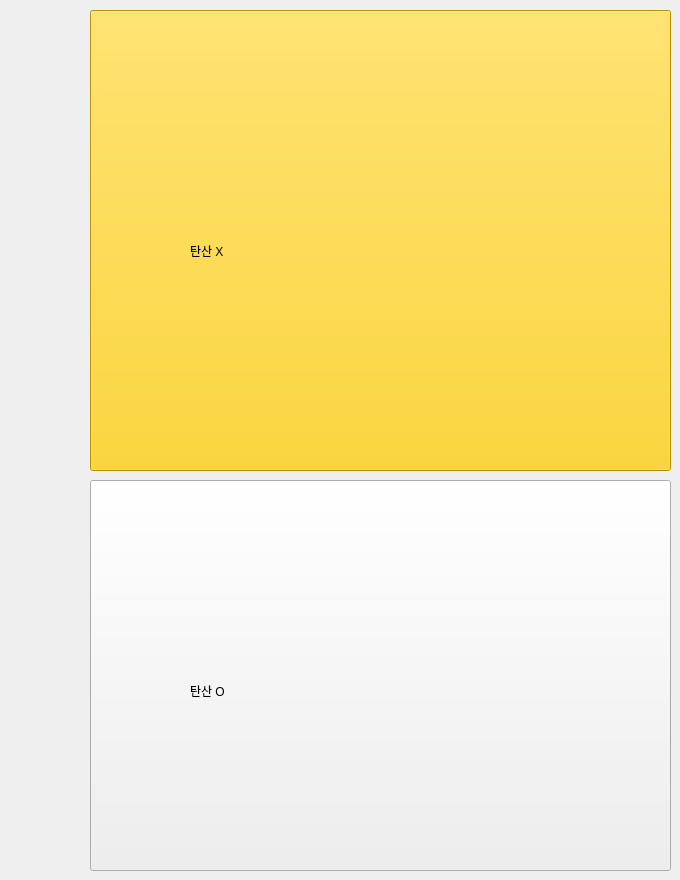
      <widget class="QWidget" name="drinks_option_page">
       <widget class="QPushButton" name="fizz_btn">
        <property name="geometry">
         <rect>
          <x>90</x>
          <y>480</y>
          <width>581</width>
          <height>391</height>
         </rect>
        </property>
        <property name="text">
         <string/>
        </property>
       </widget>
       <widget class="QPushButton" name="non_fizz_btn">
        <property name="geometry">
         <rect>
          <x>90</x>
          <y>10</y>
          <width>581</width>
          <height>461</height>
         </rect>
        </property>
        <property name="styleSheet">
         <string notr="true">QPushButton {
    background-color: rgb(255, 204, 0);   /* 노란색 */
    /*border: 2px solid black;    /* 검정 테두리 */
   /* border-radius: 20px;        /* 둥근 정도 (원하는 값으로 조정) */
    font-size: 24px;            /* 폰트 크기도 여기서 조절 가능 */
}
</string>
        </property>
        <property name="text">
         <string/>
        </property>
       </widget>
       <widget class="QLabel" name="non_fizz_label">
        <property name="geometry">
         <rect>
          <x>190</x>
          <y>150</y>
          <width>371</width>
          <height>201</height>
         </rect>
        </property>
        <property name="styleSheet">
         <string notr="true">QLabel {
	font: 80pt &quot;휴먼아미체&quot;;
    background-color: transparent;
}</string>
        </property>
        <property name="text">
         <string>탄산 X</string>
        </property>
       </widget>
       <widget class="QLabel" name="fizz_label">
        <property name="geometry">
         <rect>
          <x>190</x>
          <y>590</y>
          <width>371</width>
          <height>201</height>
         </rect>
        </property>
        <property name="styleSheet">
         <string notr="true">QLabel {
	font: 80pt &quot;휴먼아미체&quot;;
    background-color: transparent;
}</string>
        </property>
        <property name="text">
         <string>탄산 O</string>
        </property>
       </widget>
      </widget>
